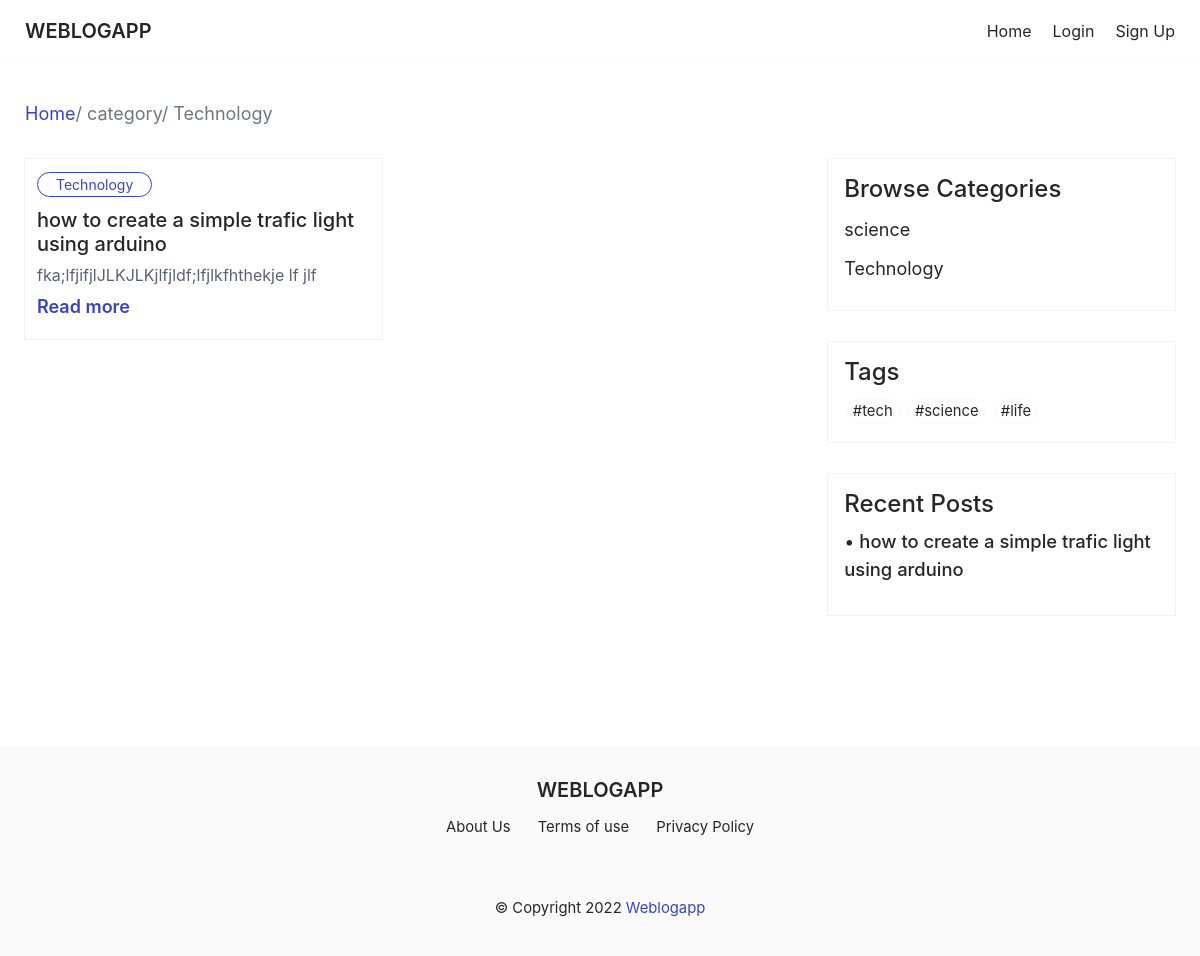
The page /category/technology/ on the database its author committed.
### blogapp/models.py (models this page shows, shortened)
class Category(models.Model):
    name = models.CharField(max_length=150, null=False, blank=False)
    slug = models.SlugField(max_length=100, unique=True, blank=True)
    class Meta:
        ordering=('-name',)
    def __str__(self):
        return self.name

class Post(models.Model):
    title = models.CharField(max_length=200)
    category = models.ForeignKey(Category, null=True, related_name="posts", blank=True,
                                 on_delete=models.SET_NULL)
    tags = TaggableManager()
    content = HTMLField(blank=True, null=True)
    image = models.ImageField(upload_to='static/images', blank=True, null=True)
    image_credit = models.URLField(null=True, help_text="paste or type the link(optional)", blank=True)
    author = models.ForeignKey(User, on_delete=models.CASCADE, related_name='blog')
    slug = models.SlugField(max_length=100, unique=True)
    updated = models.DateTimeField(auto_now=True)
    date_created = models.DateTimeField(default=timezone.now)
    status = models.IntegerField(choices=STATUS, default=0)
    likes = models.ManyToManyField(User, related_name='liked_posts', blank=True)
    def get_absolute_url(self):
        return reverse('blogapp:detail', args=[self.slug])
    class Meta:
        ordering = ['date_created']
        verbose_name = 'Post'
        verbose_name_plural = 'Posts'

### blogapp/views.py (the view)
# urls.py: path('category/<slug:category_slug>/', views.category_view, name='category'),
def category_view(request, category_slug=None):
    category = None
    categories = Category.objects.all()
    object_list = Post.objects.all()
    all_tags = Tag.objects.all()
    if category_slug:
        category = get_object_or_404(Category, slug=category_slug)
        object_list = object_list.filter(category=category)
    return render(request, 'blogapp/category.html', {'category': category,
                                                     'categories': categories
        , 'object_list': object_list,
        'all_tags': all_tags})

### blogapp/templatetags/blog_tags.py (called while the page is built)
@register.inclusion_tag('blogapp/latest_posts.html')
def show_latest_posts(count=5):
    latest_posts = Post.objects.filter(status=1).order_by('-date_created')[:count]
    return {'latest_posts': latest_posts}

### blogapp/templates/blogapp/category.html (shortened to what this page needs)
{% extends 'base.html' %} {% block main %}
<main>
  {% if category %}
  <div class="container" style="margin-bottom: 1rem; color: #6e7780">
    <p><a href="{% url 'blogapp:home'%}">Home</a>/ category/ {{category}}</p>
  </div>
  {% endif %}
  <div class="container">
    <section>
      <div class="main-wrapper">
        {% if object_list %} {% for blog in object_list %}
        <div class="blog-card">
          <div class="card-content">
            <a href="{% url 'blogapp:category' blog.category.slug %}" class="category"
              >{{ blog.category }}</a>
            <a href="{{ blog.get_absolute_url }}" class="card-title"
              ><h3>{{ blog.title }}</h3></a
            >
            <p>
              {{blog.content|safe|truncatewords:14}}
              <a href="{{ blog.get_absolute_url }}" class="read-more"
                >Read more</a
              >
            </p>
          </div>
        </div>
        {% endfor %} {% else %}
        <strong>no posts in {{ category.name }}</strong>
        {% endif %}
      </div>
      {% include 'blogapp/pagination.html' %}
    </section>
    {% include 'blogapp/sidebar.html' %}
  </div>
</main>
{% endblock %}

### blogapp/templates/blogapp/sidebar.html
{% load blog_tags %}
<aside>
  <div class="side-box">
    <h2>Browse Categories</h2>
    {% for category in categories %}
    <a href="{% url 'blogapp:category' category.slug %}" class="category-link"
      >{{category.name}}</a
    >
    {% endfor %}
  </div>
  <div class="side-box">
    <h2>Tags</h2>
    {% for tag in all_tags %}
    <a href="{% url 'blogapp:posts_by_tag' tag.slug %}" class="tag-link"
      >#{{tag.name}}</a
    >
    {% endfor %}
  </div>
  <div class="side-box">
    <h2>Recent Posts</h2>
    {% show_latest_posts 4 %}
  </div>
</aside>

### blogapp/templates/blogapp/latest_posts.html
{% for post in latest_posts %}
<li class="recent-post">
  <span>&bull;</span>
  <a href="{{post.get_absolute_url}}" class="recent-post-link">
    {{post.title}}</a
  >
</li>
{% endfor %}

### static/css/base.css (style rules this page uses)
:root { --white-color:#fff; --main-color:#3944bc; --error-color:#e91640; --text-color:#262626; --light-gray:#fafafa; --bg-color:#fff; --bg-color-2:#f0f2f5; --border:#b3bdcc; --box-shadow1:rgba(0, 0, 0, 0.05) 0px 0px 0px 1px; --transition:all ease 0.3s; }
*, *::before, *::after { margin: 0; padding: 0; box-sizing: border-box; }
html { scroll-behavior: smooth; }
body { font-family:-apple-system, BlinkMacSystemFont, "Segoe UI", "Roboto", "Helvetica Neue", Arial, sans-serif, "Apple Color Emoji", "Segoe UI Emoji", "Segoe UI Symbol"; font-weight: 400; background:var(--bg-color); color: var(--text-color); font-size:1.125rem; line-height: 1.5; }
a { text-decoration: none; color:var(--main-color); }
p { margin-bottom: 1rem; }
h1, h2, h3, h4, h5, h6 { font-weight:500; margin-bottom:0.6rem; line-height:1.2; }
h2 { font-size:1.50rem; }
h3 { font-size:1.25rem; }
.container, .wrapper { width: 100%; margin-left: auto; margin-right: auto; }
main { margin:100px auto; padding:0 12px; }
main .container { display: grid; grid-template-columns:repeat(auto-fit, minmax(100%, 1fr)); gap:10px; }
.main-wrapper { display: grid; grid-template-columns:repeat(auto-fit, minmax(100%, 1fr)); gap:30px; }
.blog-card { box-shadow:var(--box-shadow1); }
.card-content { padding:0px 12px 12px 12px; }
.card-content { margin-top:0.7rem; }
.blog-card .card-title>h3 { margin-top:0.7rem; margin-bottom:0.4rem; }
.blog-card .card-title { color: inherit; -webkit-transition:var(--transition); -moz-transition:var(--transition); transition:var(--transition); }
.blog-card p { font-size: 1rem; margin-bottom:0.4rem; color:#5a6272; }
.card-content .read-more { font-weight:600; }
.category { padding:3px 18px; font-size:0.875rem; border:1px solid; border-radius:900px; color:var(--main-color); }
aside { margin-top: 1rem; }
aside .side-box { padding:1rem; margin-bottom:2rem; box-shadow:rgba(0, 0, 0, 0.05) 0px 0px 0px 1px; }
.side-box .category-link { display: block; font-size:1rem; margin:0.75rem 0; color:inherit; }
.tag-link { display: inline-block; font-size:0.925rem; margin:0.1rem; padding:0.6px 6px; border: 1px solid var(--light-gray); border-radius: 900px; color: inherit; }
.recent-post { list-style:none; margin-bottom:1rem; }
.recent-post-link { font-weight:500; font-size:1.15rem; color:inherit; -webkit-transition:var(--transition); -moz-transition:var(--transition); transition:var(--transition); }
@media (min-width:600px) { main { padding:0 1rem; } }
@media (min-width:600px) { .main-wrapper { grid-template-columns: repeat(1, minmax(0, 1fr)); } }
@media (min-width:600px) { .main-wrapper { grid-template-columns: repeat(2, minmax(0, 1fr)); gap:20px; } }
@media (min-width:600px) { aside { margin-top:0; } }
@media (min-width:600px) { .side-box .category-link { font-size:inherit; } }
@media (min-width:768px) { .container, .wrapper { max-width: 700px; } }
@media (min-width:768px) { .main-wrapper { gap:30px; } }
@media (min-width:1200px) { .container { max-width:1150px; } }
@media (min-width:1200px) { main .container { grid-template-columns: 4.5fr 2.1fr; gap: 60px; } }
@media (min-width:1200px) { .main-wrapper { grid-template-columns: repeat(2, minmax(0, 1fr)); } }

### rows shown on the page
Category: name "Technology"
Post: category "Technology", title "how to create a simple trafic light using arduino", content "fka;lfjifjlJLKJLKjlfjldf;lfjlkfhthekje lf jlf"
Category: name "science"
Tag: name "tech"
Tag: name "science"
Tag: name "life"
